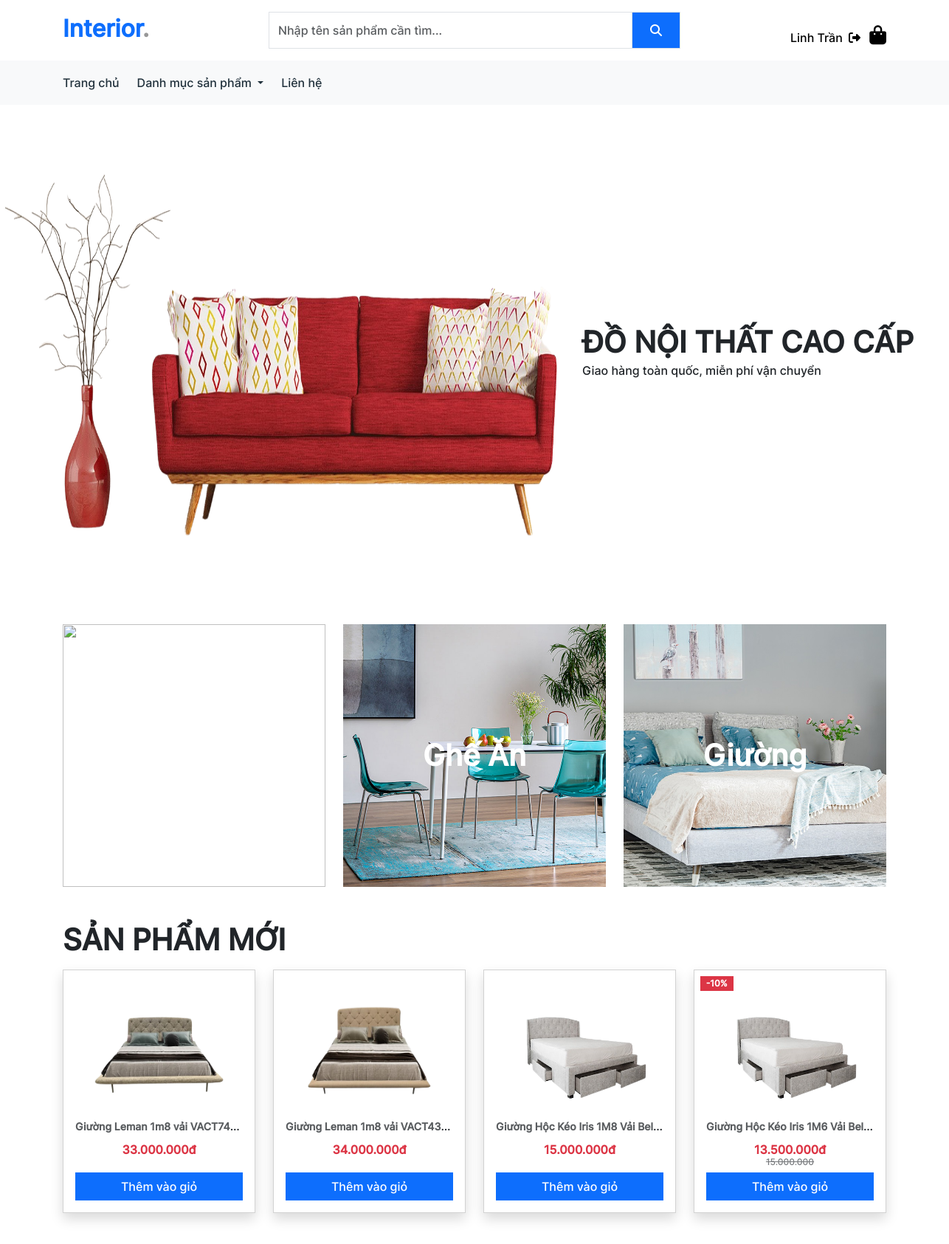
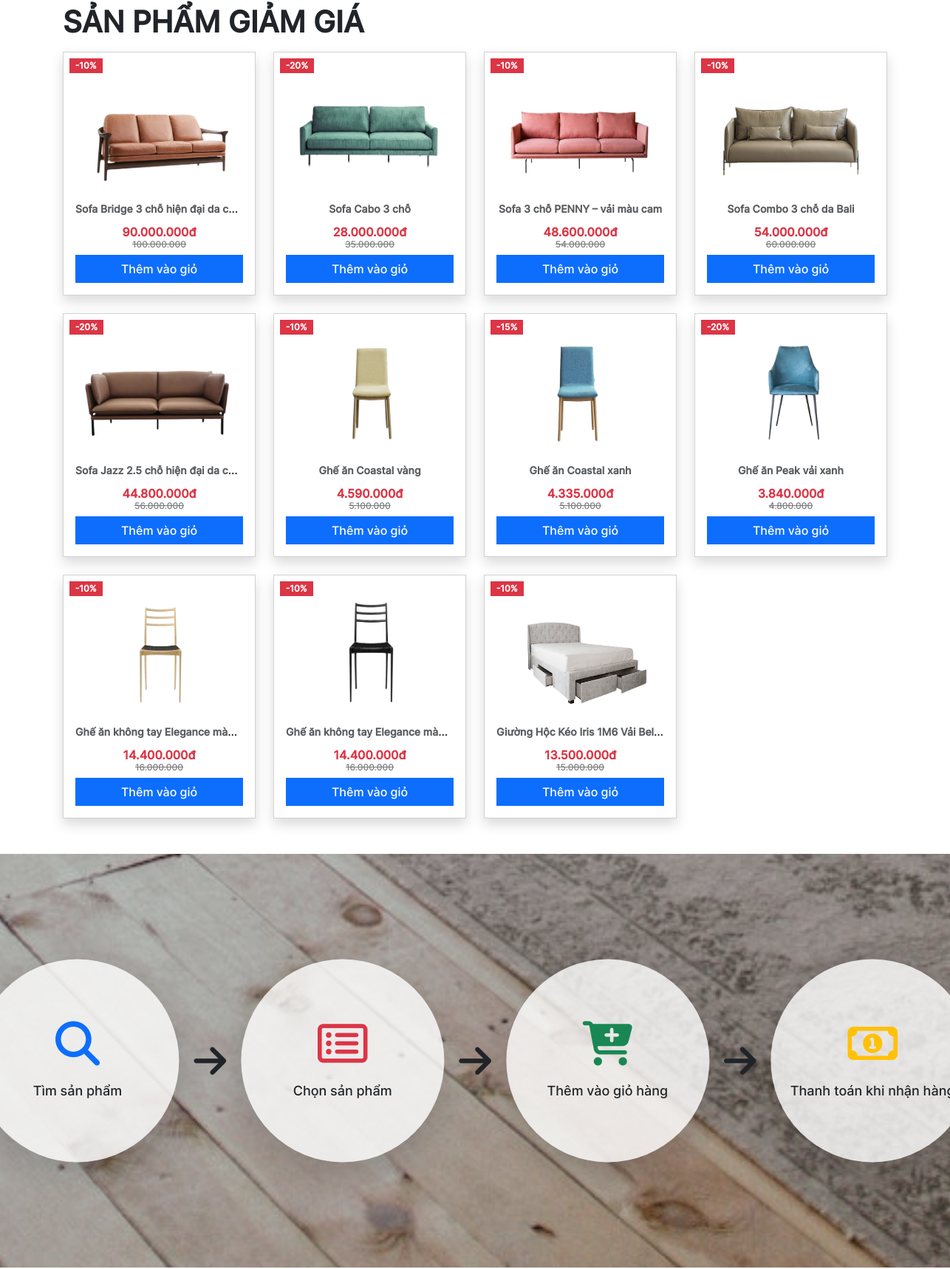
The page / (signed in, upper part) on the database its author committed (2 pictures, top to bottom).
### tables this page shows
CREATE TABLE `products` (
  `id` int(11) NOT NULL,
  `name` varchar(100) NOT NULL,
  `price` int(11) NOT NULL,
  `discount` int(11) NOT NULL,
  `image` text NOT NULL,
  `category_id` int(11) NOT NULL,
  `description` text NOT NULL
);

### classes/database.php (called while the page is built, shortened)
<?php
class Database
{
  private $conn = null;
  public function __construct()
  {
    $this->conn = new mysqli(DB_HOST, DB_USER, DB_PASS, DB_NAME);
  }
  public function getNewProducts()
  {
    $data = array();
    $offset = 0;
    $limit = 4;
    $sql = "SELECT * FROM products ORDER BY id DESC LIMIT ?,?";
    $stmt = $this->conn->prepare($sql);
    $stmt->bind_param("ii", $offset, $limit);
    $stmt->execute();
    $result = $stmt->get_result();
    while ($row = $result->fetch_assoc()) {
      $data[] = $row;
    }
    return $data;
  }
  public function getDiscountedProduct()
  {
    $data = array();
    $sql = "SELECT * FROM products WHERE discount > 0";
    $stmt = $this->conn->prepare($sql);
    $stmt->execute();
    $result = $stmt->get_result();
    while ($row = $result->fetch_assoc()) {
      $data[] = $row;
    }
    return $data;
  }
}

### index.php (the view, shortened to what this page needs)
<!DOCTYPE html>
<html lang="en">
<head>
  <link rel="stylesheet" href="./assets/fonts/css/all.min.css" />
  <link rel="stylesheet" href="./lib/aos/css/aos.css" />
  <link rel="stylesheet" href="./lib/boostrap/css/bootstrap.min.css" />
  <link rel="stylesheet" href="./assets/css/app.css" />
</head>
<body>
  <div id="root">
    <?php
    include_once("./includes/header.php");
    include_once("./includes/banner.php");
    ?>
    <section class="mb-5">
      <div class="container">
        <div class="row">
          <div class="col-4 position-relative">
            <img src="./assets/images/sofa_banner.jpg" class="object-fit-cover h-100" width="100%" loading="lazy" alt="" />
            <div class="position-absolute top-50 start-50 translate-middle">
              <h1 class="text-white">SOFA</h1>
            </div>
          </div>
          <div class="col-4 position-relative">
            <img src="./assets/images/ghe_an_banner.jpg" class="object-fit-cover h-100" width="100%" loading="lazy" alt="" />
            <div class="carousel-caption rounded-4 position-absolute top-50 start-50 translate-middle">
              <h1 class="text-white">Ghế Ăn</h1>
            </div>
          </div>
          <div class="col-4 position-relative">
            <img src="./assets/images/giuong_banner.jpg" class="object-fit-cover h-100" width="100%" loading="lazy" alt="" />
            <div class="carousel-caption rounded-4 position-absolute top-50 start-50 translate-middle">
              <h1 class="text-white">Giường</h1>
            </div>
          </div>
        </div>
      </div>
    </section>
    <section class="mb-5">
      <div class="container">
        <h1 class="fw-bold text-uppercase pb-3">Sản phẩm mới</h1>
        <div class="row row-gap-4">
          <?php
          require_once("./classes/database.php");
          $db = new Database();
          $products = $db->getNewProducts();
          foreach ($products as $p) :
          ?>
            <div class="col-lg-3">
              <div class="card shadow overflow-hidden">
                <div class="card-body position-relative">
                  <div class="position-absolute top-0 start-0 <?= $p["discount"] == 0 ? 'd-none' : '' ?>">
                    <span class="badge rounded-0 bg-danger ms-2 mt-2">-<?= $p["discount"] ?>%</span>
                  </div>
                  <img src="./assets/images/<?= $p["image"] ?>" class="card-img-top" height="181" loading="lazy" alt="..." />
                  <p class="card-title">
                    <a href="product_detail.php?id=<?= $p["id"] ?>" class="fw-bold text-decoration-none text-muted">
                      <div class="line__clamp text-center">
                        <small><?= $p["name"] ?></small>
                      </div>
                    </a>
                  </p>
                  <div class="text-center pt-2">
                    <h6 style="height: 40px;">
                      <span class="text-danger"><?= number_format($p["price"] - ($p["price"] * $p["discount"] / 100), 0, '', '.') ?>đ</span>
                      <p class="fw-light text-decoration-line-through <?= $p["discount"] == 0 ? 'd-none' : '' ?>" style="font-size: 12px;opacity: 0.6">
                        <?= number_format($p["price"], 0, '', '.') ?>
                      </p>
                    </h6>
                  </div>
                  <div class="d-grid">
                    <button class="add-to-cart btn btn-primary" data-id="<?= $p["id"] ?>" title="Thêm vào giỏ hàng">
                      Thêm vào giỏ
                    </button>
                  </div>
                </div>
              </div>
            </div>
          <?php endforeach; ?>
        </div>
      </div>
    </section>
    <section class="mb-5">
      <div class="container">
        <h1 class="fw-bold text-uppercase pb-3">Sản phẩm giảm giá</h1>
        <div class="row row-gap-4">
          <?php
          $products = $db->getDiscountedProduct();
          foreach ($products as $p) :
          ?>
            <div class="col-lg-3">
              <div class="card shadow overflow-hidden">
                <div class="card-body position-relative">
                  <div class="position-absolute top-0 start-0 <?= $p["discount"] == 0 ? 'd-none' : '' ?>">
                    <span class="badge rounded-0 bg-danger ms-2 mt-2">-<?= $p["discount"] ?>%</span>
                  </div>
                  <img src="./assets/images/<?= $p["image"] ?>" class="card-img-top" height="181" loading="lazy" alt="..." />
                  <p class="card-title">
                    <a href="product_detail.php?id=<?= $p["id"] ?>" class="fw-bold text-decoration-none text-muted">
                      <div class="line__clamp text-center">
                        <small><?= $p["name"] ?></small>
                      </div>
                    </a>
                  </p>
                  <div class="text-center pt-2">
                    <h6 style="height: 40px;">
                      <span class="text-danger"><?= number_format($p["price"] - ($p["price"] * $p["discount"] / 100), 0, '', '.') ?>đ</span>
                      <p class="fw-light text-decoration-line-through <?= $p["discount"] == 0 ? 'd-none' : '' ?>" style="font-size: 12px;opacity: 0.6">
                        <?= number_format($p["price"], 0, '', '.') ?>
                      </p>
                    </h6>
                  </div>
                  <div class="d-grid">
                    <button class="add-to-cart btn btn-primary" data-id="<?= $p["id"] ?>" title="Thêm vào giỏ hàng">
                      Thêm vào giỏ
                    </button>
                  </div>
                </div>
              </div>
            </div>
          <?php endforeach; ?>
        </div>
      </div>
    </section>
    <section class="section__wrapper">
      <div class="section__block">
        <div class="section-block__item shadow-lg" data-aos="fade-up">
          <i class="fa-solid fa-magnifying-glass text-primary"></i>
          <p>Tìm sản phẩm</p>
        </div>
        <span>
          <i class="fa-solid fa-arrow-right"></i>
        </span>
        <div class="section-block__item shadow-lg" data-aos="fade-up" data-aos-delay="100">
          <i class="fa-regular fa-rectangle-list text-danger"></i>
          <p>Chọn sản phẩm</p>
        </div>
        <span>
          <i class="fa-solid fa-arrow-right"></i>
        </span>
        <div class="section-block__item shadow-lg" data-aos="fade-up" data-aos-delay="200">
          <i class="fa-solid fa-cart-plus text-success"></i>
          <p>Thêm vào giỏ hàng</p>
        </div>
        <span>
          <i class="fa-solid fa-arrow-right"></i>
        </span>
        <div class="section-block__item shadow-lg" data-aos="fade-up" data-aos-delay="300">
          <i class="fa-regular fa-money-bill-1 text-warning"></i>
          <p>Thanh toán khi nhận hàng</p>
        </div>
      </div>
    </section>
  </div>
</body>
</html>

### assets/css/app.css (style rules this page uses)
:root { --bg-color: #eff2f1; --white-color: #fff; --black-color: #000; --text-color: #21313c; }
body { font-family: 'Inter', sans-serif; font-weight: 400; line-height: 28px; scroll-behavior: smooth; }
button, input, textarea { font-family: 'Inter', sans-serif; border-radius: 0px !important; }
h1, h2, h3, h4, h5, h6 { font-weight: 700; margin: 0; }
p { margin: 0 !important; }
.card { border-radius: 0px !important; }
.carousel-caption { position: absolute; top: 50%; left: 50%; transform: translate(-50%, -50%); width: max-content; height: max-content; z-index: 1; }
.section__wrapper { position: relative; background-image: url('../images/banner_large_4.jpg'); background-position: center; background-repeat: no-repeat; background-size: cover; height: 70vh; background-attachment: fixed; }
.section__wrapper::before { content: ''; position: absolute; top: 0; left: 0; right: 0; width: 100%; height: 100%; background-color: rgba(0, 0, 0, 0.175); }
.section__block { position: absolute; top: 50%; left: 50%; transform: translate(-50%, -50%); display: flex; align-items: center; column-gap: 20px; }
.section__block span i { font-size: 50px; color: var(--white); }
.section-block__item { display: flex; flex-direction: column; align-items: center; justify-content: center; width: 275px; height: 275px; border-radius: 50%; background-color: rgba(255, 255, 255, 0.8); }
.section-block__item i { font-size: 60px; color: var(--primary); padding-bottom: 20px; }
.section-block__item p { font-size: 18px; font-weight: 500; }
.line__clamp { white-space: nowrap; overflow: hidden; text-overflow: ellipsis; }

### rows shown on the page
products: image (picture), name "Giường Leman 1m8 vải VACT7464", $p["price"] - ($p["price"] * $p["discount"] / 100) "33.000.000"
products: image (picture), name "Giường Leman 1m8 vải VACT4328", $p["price"] - ($p["price"] * $p["discount"] / 100) "34.000.000"
products: image (picture), name "Giường Hộc Kéo Iris 1M8 Vải Bel…", $p["price"] - ($p["price"] * $p["discount"] / 100) "15.000.000"
products: discount "10", image (picture), name "Giường Hộc Kéo Iris 1M6 Vải Bel…", $p["price"] - ($p["price"] * $p["discount"] / 100) "13.500.000", price "15.000.000"
products: discount "10", image (picture), name "Sofa Bridge 3 chỗ hiện đại da c…", $p["price"] - ($p["price"] * $p["discount"] / 100) "90.000.000", price "100.000.000"
products: discount "20", image (picture), name "Sofa Cabo 3 chỗ", $p["price"] - ($p["price"] * $p["discount"] / 100) "28.000.000", price "35.000.000"
products: discount "10", image (picture), name "Sofa 3 chỗ PENNY – vải màu cam", $p["price"] - ($p["price"] * $p["discount"] / 100) "48.600.000", price "54.000.000"
products: discount "10", image (picture), name "Sofa Combo 3 chỗ da Bali", $p["price"] - ($p["price"] * $p["discount"] / 100) "54.000.000", price "60.000.000"
products: discount "20", image (picture), name "Sofa Jazz 2.5 chỗ hiện đại da c…", $p["price"] - ($p["price"] * $p["discount"] / 100) "44.800.000", price "56.000.000"
products: discount "10", image (picture), name "Ghế ăn Coastal vàng", $p["price"] - ($p["price"] * $p["discount"] / 100) "4.590.000", price "5.100.000"
products: discount "15", image (picture), name "Ghế ăn Coastal xanh", $p["price"] - ($p["price"] * $p["discount"] / 100) "4.335.000", price "5.100.000"
products: discount "20", image (picture), name "Ghế ăn Peak vải xanh", $p["price"] - ($p["price"] * $p["discount"] / 100) "3.840.000", price "4.800.000"
products: discount "10", image (picture), name "Ghế ăn không tay Elegance mà…", $p["price"] - ($p["price"] * $p["discount"] / 100) "14.400.000", price "16.000.000"
products: discount "10", image (picture), name "Ghế ăn không tay Elegance mà…", $p["price"] - ($p["price"] * $p["discount"] / 100) "14.400.000", price "16.000.000"

### other values the page prints
$_SESSION["user"]["full_name"] "Linh Trần"
